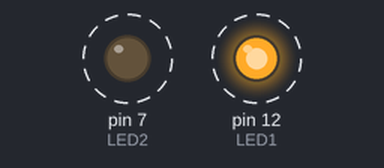
A sketch run on a simulated Arduino Uno, built with avr-gcc and run on an emulated ATmega328P. Parts: output pins drawn as LEDs (lit = HIGH). Dashed ring = blinking.

Above: at 0.5 s.
Timing chart, 0 to 4.6 s (numbered marks = the images above):
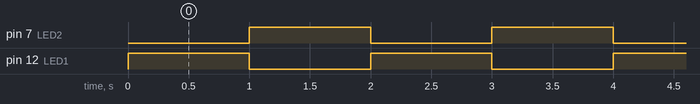

Measured:
- by itself, pin 7 (LED2), pin 12 (LED1): alternates HIGH for 1.0 s and LOW for 1.0 s
- by itself, everything shown: repeats every 2.0 s, in 3 steps

The sketch:

sketch_basic_blink_TwoLED.ino
```cpp
int LED1 = 12;
int LED2 = 7;

void setup()
{
pinMode(LED1, OUTPUT);
pinMode(LED2, OUTPUT);
}

void loop()
{
digitalWrite(LED1, HIGH);
delay(1000);
digitalWrite(LED1, LOW);
digitalWrite(LED2, HIGH);
delay(1000);
digitalWrite(LED2, LOW);
}
```
